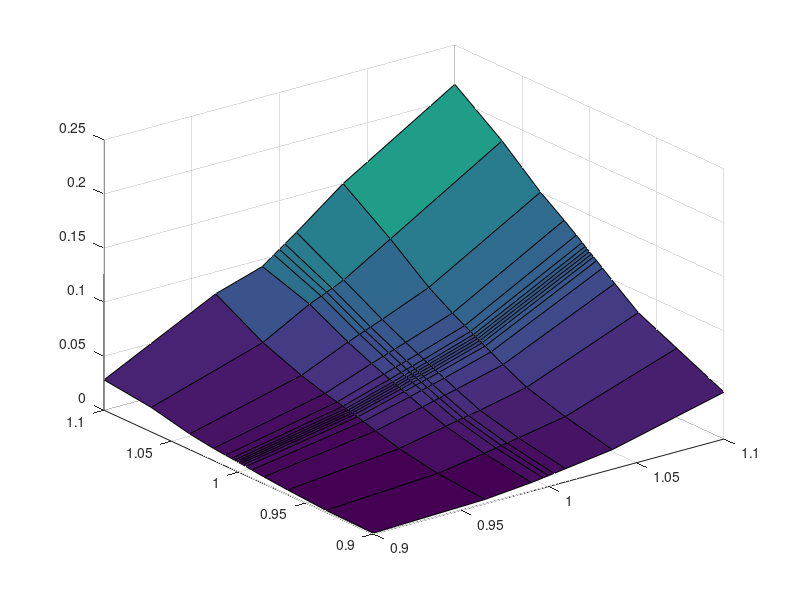

This figure's MATLAB source:
X = [ 0.9 , 0.935086 , 0.96366 , 0.981203 , 0.990267 , 0.994611 , 0.996882 , 0.998496 , 1 , 1.0015 , 1.00312 , 1.00539 , 1.00973 , 1.0188 , 1.03634 , 1.06491 , 1.1]; 
 Y = [ 0.9 , 0.96366 , 0.990267 , 0.996882 , 1 , 1.00312 , 1.00973 , 1.03634 , 1.1]; 
 res = [ 0.000854479 , 0.00393591 , 0.00794085 , 0.00934287 , 0.0100321 , 0.0107229 , 0.0122275 , 0.0181266 , 0.0433539 ; 0.00183042 , 0.00795873 , 0.0148494 , 0.0168773 , 0.0178297 , 0.0187639 , 0.0206772 , 0.0285616 , 0.0639188 ; 0.00435218 , 0.014601 , 0.0235442 , 0.0259004 , 0.0269154 , 0.0278789 , 0.0297908 , 0.0393467 , 0.0804927 ; 0.00633053 , 0.0209354 , 0.0313197 , 0.0340637 , 0.0353331 , 0.0365825 , 0.0391828 , 0.0502712 , 0.0973789 ; 0.00758347 , 0.0245319 , 0.0357344 , 0.0386676 , 0.0400444 , 0.0414154 , 0.0443032 , 0.0567767 , 0.106458 ; 0.0081739 , 0.0261648 , 0.0378808 , 0.0409152 , 0.0423388 , 0.0437685 , 0.046793 , 0.0597445 , 0.110826 ; 0.00848228 , 0.0269963 , 0.0390028 , 0.0421002 , 0.0435556 , 0.0450139 , 0.0481005 , 0.06137 , 0.113027 ; 0.00868233 , 0.0275719 , 0.0398013 , 0.0429443 , 0.0444226 , 0.0458998 , 0.0490274 , 0.0625093 , 0.114578 ; 0.0088681 , 0.0281034 , 0.0405447 , 0.0437316 , 0.045231 , 0.0467269 , 0.0498928 , 0.0635385 , 0.116061 ; 0.00905529 , 0.0286288 , 0.0412872 , 0.0445194 , 0.0460403 , 0.0475548 , 0.0507593 , 0.0645548 , 0.117548 ; 0.00925584 , 0.0291764 , 0.0420817 , 0.0453648 , 0.0469103 , 0.0484455 , 0.0516876 , 0.0656419 , 0.119148 ; 0.00954136 , 0.0299339 , 0.0431969 , 0.0465551 , 0.0481396 , 0.0497102 , 0.052995 , 0.0671665 , 0.121396 ; 0.0100648 , 0.0313337 , 0.0453344 , 0.0488621 , 0.0505211 , 0.0521547 , 0.0555516 , 0.070071 , 0.125793 ; 0.011216 , 0.0340141 , 0.0500003 , 0.0538498 , 0.0556521 , 0.0574191 , 0.0611026 , 0.0764832 , 0.134395 ; 0.014534 , 0.0406746 , 0.059874 , 0.0641546 , 0.0661523 , 0.0681163 , 0.0722544 , 0.0901635 , 0.150339 ; 0.0226613 , 0.0547815 , 0.0786281 , 0.0831093 , 0.0853088 , 0.0874897 , 0.0923631 , 0.118603 , 0.181483 ; 0.0281138 , 0.0797295 , 0.0932777 , 0.101255 , 0.104919 , 0.108584 , 0.116325 , 0.149802 , 0.213628]; 
 [x,y]=meshgrid(Y,X);
 surf(x,y,res); 
 